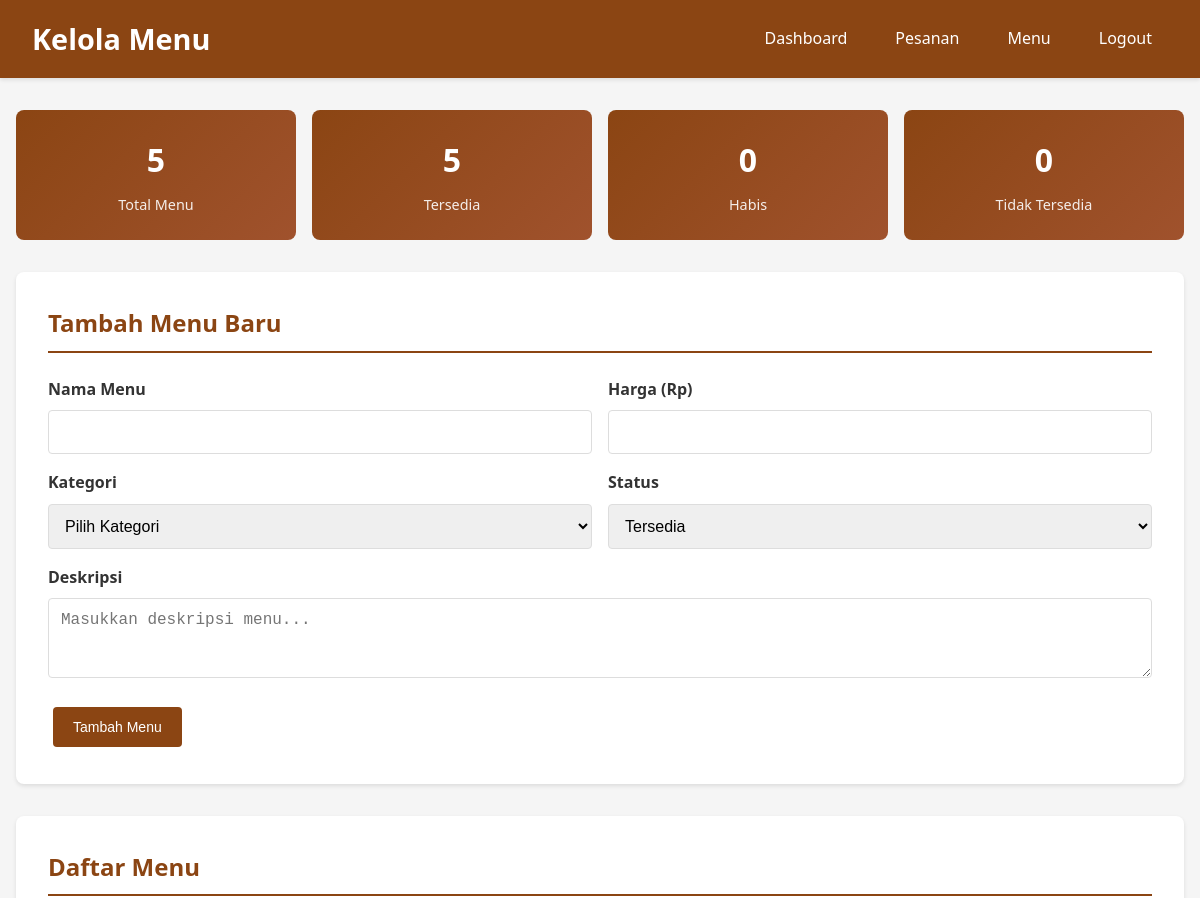
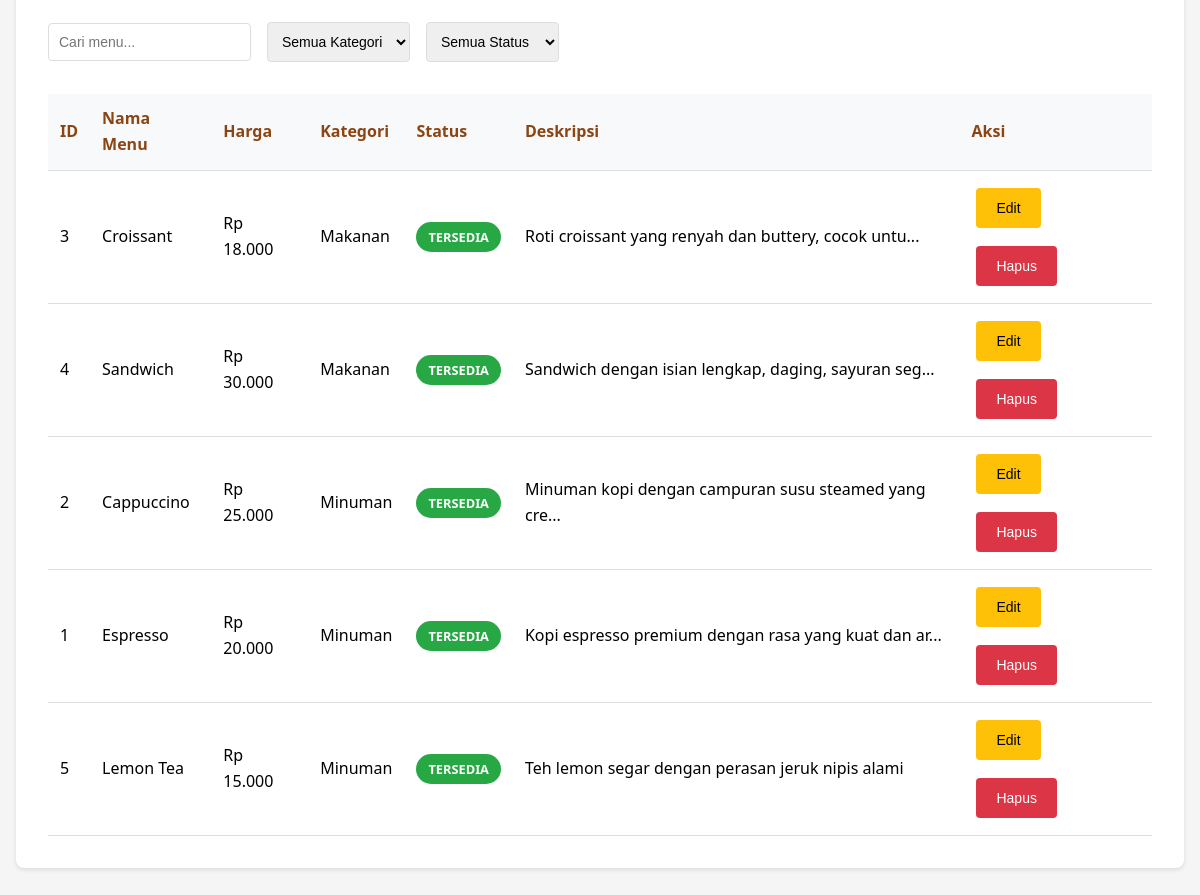
Page /admin/manage_menu.php (signed in) on the committed database (2 pictures, top to bottom).
### tables this page shows
CREATE TABLE `menu` (
  `id` int(11) NOT NULL,
  `nama` varchar(100) NOT NULL,
  `harga` int(11) NOT NULL,
  `kategori` varchar(100) DEFAULT NULL,
  `deskripsi` text DEFAULT NULL,
  `status` enum('tersedia','habis','tidak-tersedia') DEFAULT 'tersedia'
);

### admin/manage_menu.php (the view, shortened to what this page needs)
<?php
include 'database.php';
$menus = mysqli_query($conn, "SELECT * FROM menu ORDER BY kategori, nama");
$total_menus = mysqli_num_rows(mysqli_query($conn, "SELECT * FROM menu"));
$tersedia_count = mysqli_num_rows(mysqli_query($conn, "SELECT * FROM menu WHERE status = 'tersedia'"));
$habis_count = mysqli_num_rows(mysqli_query($conn, "SELECT * FROM menu WHERE status = 'habis'"));
$tidak_tersedia_count = mysqli_num_rows(mysqli_query($conn, "SELECT * FROM menu WHERE status = 'tidak tersedia'"));
?>
<!DOCTYPE html>
<html lang="id">
<head>
</head>
<body>
    <header class="header">
        <h1>Kelola Menu</h1>
        <nav class="nav-links">
            <a href="dashboard.php">Dashboard</a>
            <a href="orders.php">Pesanan</a>
            <a href="menu.php" class="active">Menu</a>
            <a href="logout.php">Logout</a>
        </nav>
    </header>
    <div class="container">
        <div class="stats-summary">
            <div class="stat-item">
                <h3><?php echo $total_menus; ?></h3>
                <p>Total Menu</p>
            </div>
            <div class="stat-item">
                <h3><?php echo $tersedia_count; ?></h3>
                <p>Tersedia</p>
            </div>
            <div class="stat-item">
                <h3><?php echo $habis_count; ?></h3>
                <p>Habis</p>
            </div>
            <div class="stat-item">
                <h3><?php echo $tidak_tersedia_count; ?></h3>
                <p>Tidak Tersedia</p>
            </div>
        </div>
        <div class="section">
            <h2>Tambah Menu Baru</h2>
            <form method="POST" action="">
                <div class="form-row">
                    <div class="form-group">
                        <label for="nama">Nama Menu</label>
                        <input type="text" id="nama" name="nama" required>
                    </div>
                    <div class="form-group">
                        <label for="harga">Harga (Rp)</label>
                        <input type="number" id="harga" name="harga" min="0" required>
                    </div>
                </div>
                <div class="form-row">
                    <div class="form-group">
                        <label for="kategori">Kategori</label>
                        <select id="kategori" name="kategori" required>
                            <option value="">Pilih Kategori</option>
                        </select>
                    </div>
                    <div class="form-group">
                        <label for="status">Status</label>
                        <select id="status" name="status" required>
                            <option value="tersedia">Tersedia</option>
                        </select>
                    </div>
                </div>
                <div class="form-group">
                    <label for="deskripsi">Deskripsi</label>
                    <textarea id="deskripsi" name="deskripsi" rows="3" placeholder="Masukkan deskripsi menu..."></textarea>
                </div>
                <button type="submit" class="btn btn-primary">Tambah Menu</button>
            </form>
        </div>
        <div class="section">
            <h2>Daftar Menu</h2>
            <div class="search-filter">
                <input type="text" id="searchInput" placeholder="Cari menu..." onkeyup="filterMenu()">
                <select id="categoryFilter" onchange="filterMenu()">
                    <option value="">Semua Kategori</option>
                </select>
                <select id="statusFilter" onchange="filterMenu()">
                    <option value="">Semua Status</option>
                </select>
            </div>
            <div class="table-container">
                <table id="menuTable">
                    <thead>
                        <tr>
                            <th>ID</th>
                            <th>Nama Menu</th>
                            <th>Harga</th>
                            <th>Kategori</th>
                            <th>Status</th>
                            <th>Deskripsi</th>
                            <th>Aksi</th>
                        </tr>
                    </thead>
                    <tbody>
                        <?php if (mysqli_num_rows($menus) > 0): ?>
                            <?php while ($menu = mysqli_fetch_assoc($menus)): ?>
                                <tr>
                                    <td><?php echo $menu['id']; ?></td>
                                    <td><?php echo htmlspecialchars($menu['nama']); ?></td>
                                    <td>Rp <?php echo number_format($menu['harga'], 0, ',', '.'); ?></td>
                                    <td><?php echo htmlspecialchars($menu['kategori']); ?></td>
                                    <td>
                                        <span class="status-badge status-<?php echo str_replace(' ', '-', $menu['status']); ?>">
                                            <?php echo ucfirst($menu['status']); ?>
                                        </span>
                                    </td>
                                    <td><?php echo htmlspecialchars(substr($menu['deskripsi'], 0, 50)) . (strlen($menu['deskripsi']) > 50 ? '...' : ''); ?></td>
                                    <td>
                                        <div class="action-buttons">
                                            <button class="btn btn-warning" onclick="editMenu(<?php echo htmlspecialchars(json_encode($menu)); ?>)">Edit</button>
                                            <button class="btn btn-danger" onclick="deleteMenu(<?php echo $menu['id']; ?>, '<?php echo htmlspecialchars($menu['nama']); ?>')">Hapus</button>
                                        </div>
                                    </td>
                                </tr>
                            <?php endwhile; ?>
                        <?php else: ?>
                            <tr>
                                <td colspan="7" class="no-data">Belum ada menu yang ditambahkan</td>
                            </tr>
                        <?php endif; ?>
                    </tbody>
                </table>
            </div>
        </div>
    </div>
</body>
</html>

### admin/manage_menu.php (style rules this page uses)
* { margin: 0; padding: 0; box-sizing: border-box; }
body { font-family: 'Segoe UI', Tahoma, Geneva, Verdana, sans-serif; background-color: #f5f5f5; line-height: 1.6; }
.header { background-color: #8B4513; color: white; padding: 1rem 2rem; display: flex; justify-content: space-between; align-items: center; box-shadow: 0 2px 4px rgba(0,0,0,0.1); }
.header h1 { font-size: 1.8rem; }
.nav-links { display: flex; gap: 1rem; }
.nav-links a { color: white; text-decoration: none; padding: 0.5rem 1rem; border-radius: 4px; transition: background-color 0.3s; }
.container { max-width: 1200px; margin: 2rem auto; padding: 0 1rem; }
.section { background: white; padding: 2rem; border-radius: 8px; box-shadow: 0 2px 4px rgba(0,0,0,0.1); margin-bottom: 2rem; }
.section h2 { color: #8B4513; margin-bottom: 1.5rem; border-bottom: 2px solid #8B4513; padding-bottom: 0.5rem; }
.form-group { margin-bottom: 1rem; }
.form-group label { display: block; margin-bottom: 0.5rem; font-weight: bold; color: #333; }
.form-group input, .form-group select, .form-group textarea { width: 100%; padding: 12px; border: 1px solid #ddd; border-radius: 4px; font-size: 16px; transition: border-color 0.3s; }
.form-row { display: grid; grid-template-columns: 1fr 1fr; gap: 1rem; }
.btn { padding: 12px 20px; border: none; border-radius: 4px; cursor: pointer; text-decoration: none; display: inline-block; margin: 5px; font-size: 14px; font-weight: 500; transition: all 0.3s; }
.btn-primary { background-color: #8B4513; color: white; }
.btn-danger { background-color: #dc3545; color: white; }
.btn-warning { background-color: #ffc107; color: black; }
table { width: 100%; border-collapse: collapse; margin-top: 1rem; }
th, td { padding: 12px; text-align: left; border-bottom: 1px solid #ddd; }
th { background-color: #f8f9fa; font-weight: bold; color: #8B4513; position: sticky; top: 0; }
.status-badge { padding: 6px 12px; border-radius: 20px; font-size: 0.8rem; font-weight: bold; text-transform: uppercase; }
.status-tersedia { background-color: #28a745; color: white; }
.search-filter { display: flex; gap: 1rem; margin-bottom: 1rem; flex-wrap: wrap; align-items: center; }
.search-filter input, .search-filter select { padding: 10px; border: 1px solid #ddd; border-radius: 4px; font-size: 14px; }
.stats-summary { display: grid; grid-template-columns: repeat(auto-fit, minmax(200px, 1fr)); gap: 1rem; margin-bottom: 2rem; }
.stat-item { background: linear-gradient(135deg, #8B4513, #A0522D); color: white; padding: 1.5rem; border-radius: 8px; text-align: center; }
.stat-item h3 { font-size: 2rem; margin-bottom: 0.5rem; }
.stat-item p { font-size: 0.9rem; opacity: 0.9; }
.table-container { overflow-x: auto; }
.action-buttons { display: flex; gap: 0.5rem; flex-wrap: wrap; }

### rows in the picture
menu: id "3", nama "Croissant", harga "18.000", kategori "Makanan", status "TERSEDIA", deskripsi "Roti croissant yang renyah dan buttery, cocok untu"
menu: id "4", nama "Sandwich", harga "30.000", kategori "Makanan", status "TERSEDIA", deskripsi "Sandwich dengan isian lengkap, daging, sayuran seg"
menu: id "2", nama "Cappuccino", harga "25.000", kategori "Minuman", status "TERSEDIA", deskripsi "Minuman kopi dengan campuran susu steamed yang cre"
menu: id "1", nama "Espresso", harga "20.000", kategori "Minuman", status "TERSEDIA", deskripsi "Kopi espresso premium dengan rasa yang kuat dan ar"
menu: id "5", nama "Lemon Tea", harga "15.000", kategori "Minuman", status "TERSEDIA", deskripsi "Teh lemon segar dengan perasan jeruk nipis alami"

### other values in the picture
$total_menus "5"
$tersedia_count "5"
$habis_count "0"
$tidak_tersedia_count "0"
